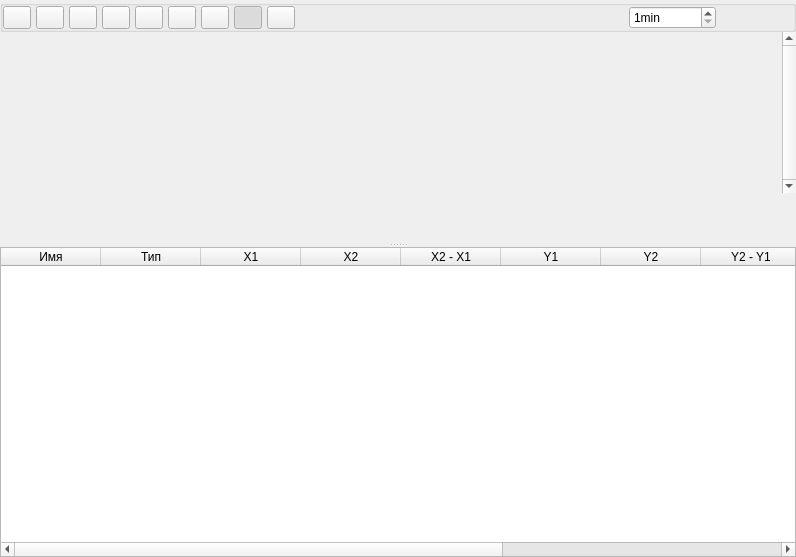
<?xml version="1.0" encoding="UTF-8"?>
<ui version="4.0">
 <class>GraphPanelWidget</class>
 <widget class="QWidget" name="GraphPanelWidget">
  <property name="geometry">
   <rect>
    <x>0</x>
    <y>0</y>
    <width>796</width>
    <height>557</height>
   </rect>
  </property>
  <property name="windowTitle">
   <string>GraphPanelWidget</string>
  </property>
  <layout class="QVBoxLayout" name="verticalLayout_4">
   <property name="spacing">
    <number>0</number>
   </property>
   <property name="leftMargin">
    <number>0</number>
   </property>
   <property name="topMargin">
    <number>0</number>
   </property>
   <property name="rightMargin">
    <number>0</number>
   </property>
   <property name="bottomMargin">
    <number>0</number>
   </property>
   <item>
    <widget class="QSplitter" name="splitter_2">
     <property name="orientation">
      <enum>Qt::Vertical</enum>
     </property>
     <widget class="QWidget" name="layoutWidget">
      <layout class="QVBoxLayout" name="verticalLayout">
       <property name="spacing">
        <number>0</number>
       </property>
       <item>
        <widget class="QGroupBox" name="groupBox">
         <property name="title">
          <string/>
         </property>
         <layout class="QHBoxLayout" name="horizontalLayout">
          <property name="spacing">
           <number>5</number>
          </property>
          <property name="leftMargin">
           <number>0</number>
          </property>
          <property name="topMargin">
           <number>0</number>
          </property>
          <property name="rightMargin">
           <number>0</number>
          </property>
          <property name="bottomMargin">
           <number>0</number>
          </property>
          <item>
           <widget class="QPushButton" name="btnResizeByAuto">
            <property name="maximumSize">
             <size>
              <width>28</width>
              <height>28</height>
             </size>
            </property>
            <property name="toolTip">
             <string>автошкала [CTRL+A]</string>
            </property>
            <property name="text">
             <string/>
            </property>
            <property name="icon">
             <iconset resource="../../SVMonitor/resources/resource.qrc">
              <normaloff>:/SVGp/images/iconResAuto.png</normaloff>:/SVGp/images/iconResAuto.png</iconset>
            </property>
            <property name="iconSize">
             <size>
              <width>23</width>
              <height>23</height>
             </size>
            </property>
            <property name="shortcut">
             <string>Ctrl+A</string>
            </property>
           </widget>
          </item>
          <item>
           <widget class="QPushButton" name="btnResizeByTime">
            <property name="maximumSize">
             <size>
              <width>28</width>
              <height>28</height>
             </size>
            </property>
            <property name="toolTip">
             <string>автошкала по времени  [CTRL+S]</string>
            </property>
            <property name="text">
             <string/>
            </property>
            <property name="icon">
             <iconset resource="../../SVMonitor/resources/resource.qrc">
              <normaloff>:/SVGp/images/iconResByTime.png</normaloff>:/SVGp/images/iconResByTime.png</iconset>
            </property>
            <property name="iconSize">
             <size>
              <width>23</width>
              <height>25</height>
             </size>
            </property>
            <property name="shortcut">
             <string>Ctrl+S</string>
            </property>
           </widget>
          </item>
          <item>
           <widget class="QPushButton" name="btnResizeByValue">
            <property name="maximumSize">
             <size>
              <width>28</width>
              <height>28</height>
             </size>
            </property>
            <property name="toolTip">
             <string>автошкала по амплитуде [CTRL+D]</string>
            </property>
            <property name="text">
             <string/>
            </property>
            <property name="icon">
             <iconset resource="../../SVMonitor/resources/resource.qrc">
              <normaloff>:/SVGp/images/iconResByValue.png</normaloff>:/SVGp/images/iconResByValue.png</iconset>
            </property>
            <property name="shortcut">
             <string>Ctrl+D</string>
            </property>
           </widget>
          </item>
          <item>
           <widget class="QPushButton" name="btnUndo">
            <property name="maximumSize">
             <size>
              <width>28</width>
              <height>28</height>
             </size>
            </property>
            <property name="toolTip">
             <string>вернуться [CTRL+Z]</string>
            </property>
            <property name="text">
             <string/>
            </property>
            <property name="icon">
             <iconset resource="../../SVMonitor/resources/resource.qrc">
              <normaloff>:/SVGp/images/bw.png</normaloff>:/SVGp/images/bw.png</iconset>
            </property>
            <property name="shortcut">
             <string>Ctrl+Z</string>
            </property>
           </widget>
          </item>
          <item>
           <widget class="QPushButton" name="btnColorUpdate">
            <property name="maximumSize">
             <size>
              <width>28</width>
              <height>28</height>
             </size>
            </property>
            <property name="toolTip">
             <string>сменить цвета  [CTRL+F]</string>
            </property>
            <property name="text">
             <string/>
            </property>
            <property name="icon">
             <iconset resource="../../SVMonitor/resources/resource.qrc">
              <normaloff>:/SVGp/images/color_wheel.png</normaloff>:/SVGp/images/color_wheel.png</iconset>
            </property>
            <property name="shortcut">
             <string>Ctrl+F</string>
            </property>
           </widget>
          </item>
          <item>
           <widget class="QPushButton" name="btnScalePos">
            <property name="maximumSize">
             <size>
              <width>28</width>
              <height>28</height>
             </size>
            </property>
            <property name="toolTip">
             <string>масштаб +</string>
            </property>
            <property name="text">
             <string/>
            </property>
            <property name="icon">
             <iconset resource="../../SVMonitor/resources/resource.qrc">
              <normaloff>:/SVGp/images/scalePos.png</normaloff>:/SVGp/images/scalePos.png</iconset>
            </property>
            <property name="iconSize">
             <size>
              <width>25</width>
              <height>25</height>
             </size>
            </property>
            <property name="shortcut">
             <string>+</string>
            </property>
            <property name="autoRepeat">
             <bool>true</bool>
            </property>
           </widget>
          </item>
          <item>
           <widget class="QPushButton" name="btnScaleNeg">
            <property name="maximumSize">
             <size>
              <width>28</width>
              <height>28</height>
             </size>
            </property>
            <property name="toolTip">
             <string>масштаб -</string>
            </property>
            <property name="text">
             <string/>
            </property>
            <property name="icon">
             <iconset resource="../../SVMonitor/resources/resource.qrc">
              <normaloff>:/SVGp/images/scaleNeg.png</normaloff>:/SVGp/images/scaleNeg.png</iconset>
            </property>
            <property name="iconSize">
             <size>
              <width>25</width>
              <height>25</height>
             </size>
            </property>
            <property name="shortcut">
             <string>-</string>
            </property>
            <property name="autoRepeat">
             <bool>true</bool>
            </property>
           </widget>
          </item>
          <item>
           <widget class="QPushButton" name="btnAScale">
            <property name="maximumSize">
             <size>
              <width>28</width>
              <height>28</height>
             </size>
            </property>
            <property name="toolTip">
             <string>автошкала [CTRL+G]</string>
            </property>
            <property name="text">
             <string/>
            </property>
            <property name="icon">
             <iconset resource="../../SVMonitor/resources/resource.qrc">
              <normaloff>:/SVGp/images/ascale.png</normaloff>:/SVGp/images/ascale.png</iconset>
            </property>
            <property name="iconSize">
             <size>
              <width>30</width>
              <height>30</height>
             </size>
            </property>
            <property name="shortcut">
             <string>Ctrl+G</string>
            </property>
            <property name="checkable">
             <bool>true</bool>
            </property>
            <property name="checked">
             <bool>true</bool>
            </property>
           </widget>
          </item>
          <item>
           <widget class="QPushButton" name="btnPlay">
            <property name="maximumSize">
             <size>
              <width>28</width>
              <height>28</height>
             </size>
            </property>
            <property name="toolTip">
             <string>старт-стоп [SPACE]</string>
            </property>
            <property name="text">
             <string/>
            </property>
            <property name="icon">
             <iconset resource="../../SVMonitor/resources/resource.qrc">
              <normaloff>:/SVGp/images/player_stop.png</normaloff>:/SVGp/images/player_stop.png</iconset>
            </property>
            <property name="iconSize">
             <size>
              <width>30</width>
              <height>30</height>
             </size>
            </property>
            <property name="shortcut">
             <string>Space</string>
            </property>
           </widget>
          </item>
          <item>
           <spacer name="horizontalSpacer_3">
            <property name="orientation">
             <enum>Qt::Horizontal</enum>
            </property>
            <property name="sizeHint" stdset="0">
             <size>
              <width>40</width>
              <height>20</height>
             </size>
            </property>
           </spacer>
          </item>
          <item>
           <widget class="QSpinBox" name="spnPeriodMin">
            <property name="toolTip">
             <string>Период времени для распределения сигнала, мин</string>
            </property>
            <property name="suffix">
             <string>min</string>
            </property>
            <property name="minimum">
             <number>1</number>
            </property>
            <property name="maximum">
             <number>1000000</number>
            </property>
           </widget>
          </item>
          <item>
           <spacer name="horizontalSpacer_4">
            <property name="orientation">
             <enum>Qt::Horizontal</enum>
            </property>
            <property name="sizeType">
             <enum>QSizePolicy::Fixed</enum>
            </property>
            <property name="sizeHint" stdset="0">
             <size>
              <width>40</width>
              <height>20</height>
             </size>
            </property>
           </spacer>
          </item>
          <item>
           <widget class="QLabel" name="label">
            <property name="maximumSize">
             <size>
              <width>100</width>
              <height>28</height>
             </size>
            </property>
            <property name="text">
             <string/>
            </property>
            <property name="pixmap">
             <pixmap resource="../../SVMonitor/resources/resource.qrc">:/SVGp/images/SVLabel.png</pixmap>
            </property>
            <property name="scaledContents">
             <bool>true</bool>
            </property>
           </widget>
          </item>
          <item>
           <spacer name="horizontalSpacer_5">
            <property name="orientation">
             <enum>Qt::Horizontal</enum>
            </property>
            <property name="sizeType">
             <enum>QSizePolicy::Fixed</enum>
            </property>
            <property name="sizeHint" stdset="0">
             <size>
              <width>25</width>
              <height>20</height>
             </size>
            </property>
           </spacer>
          </item>
         </layout>
        </widget>
       </item>
       <item>
        <widget class="QScrollArea" name="scrollArea">
         <property name="acceptDrops">
          <bool>true</bool>
         </property>
         <property name="frameShape">
          <enum>QFrame::NoFrame</enum>
         </property>
         <property name="verticalScrollBarPolicy">
          <enum>Qt::ScrollBarAlwaysOn</enum>
         </property>
         <property name="widgetResizable">
          <bool>true</bool>
         </property>
         <widget class="QWidget" name="scrollAreaWidgetContents">
          <property name="geometry">
           <rect>
            <x>0</x>
            <y>0</y>
            <width>780</width>
            <height>160</height>
           </rect>
          </property>
          <layout class="QVBoxLayout" name="verticalLayout_3">
           <property name="leftMargin">
            <number>0</number>
           </property>
           <property name="topMargin">
            <number>0</number>
           </property>
           <property name="rightMargin">
            <number>0</number>
           </property>
          </layout>
         </widget>
        </widget>
       </item>
       <item>
        <layout class="QHBoxLayout" name="horizontalLayout_2">
         <property name="spacing">
          <number>0</number>
         </property>
         <item>
          <spacer name="horizontalSpacer">
           <property name="orientation">
            <enum>Qt::Horizontal</enum>
           </property>
           <property name="sizeType">
            <enum>QSizePolicy::Fixed</enum>
           </property>
           <property name="sizeHint" stdset="0">
            <size>
             <width>66</width>
             <height>50</height>
            </size>
           </property>
          </spacer>
         </item>
         <item>
          <widget class="AxisTimeWidget" name="axisTime" native="true">
           <property name="minimumSize">
            <size>
             <width>50</width>
             <height>50</height>
            </size>
           </property>
           <property name="maximumSize">
            <size>
             <width>16777215</width>
             <height>50</height>
            </size>
           </property>
          </widget>
         </item>
         <item>
          <spacer name="horizontalSpacer_2">
           <property name="orientation">
            <enum>Qt::Horizontal</enum>
           </property>
           <property name="sizeType">
            <enum>QSizePolicy::Fixed</enum>
           </property>
           <property name="sizeHint" stdset="0">
            <size>
             <width>25</width>
             <height>20</height>
            </size>
           </property>
          </spacer>
         </item>
        </layout>
       </item>
      </layout>
     </widget>
     <widget class="QTableWidget" name="tblValues">
      <property name="sizePolicy">
       <sizepolicy hsizetype="Preferred" vsizetype="Preferred">
        <horstretch>0</horstretch>
        <verstretch>0</verstretch>
       </sizepolicy>
      </property>
      <property name="rowCount">
       <number>0</number>
      </property>
      <column>
       <property name="text">
        <string>Имя</string>
       </property>
      </column>
      <column>
       <property name="text">
        <string>Тип</string>
       </property>
      </column>
      <column>
       <property name="text">
        <string>X1</string>
       </property>
      </column>
      <column>
       <property name="text">
        <string>X2</string>
       </property>
      </column>
      <column>
       <property name="text">
        <string>X2 - X1</string>
       </property>
      </column>
      <column>
       <property name="text">
        <string>Y1</string>
       </property>
      </column>
      <column>
       <property name="text">
        <string>Y2</string>
       </property>
      </column>
      <column>
       <property name="text">
        <string>Y2 - Y1</string>
       </property>
      </column>
      <column>
       <property name="text">
        <string>MIN</string>
       </property>
      </column>
      <column>
       <property name="text">
        <string>AVR</string>
       </property>
      </column>
      <column>
       <property name="text">
        <string>MAX</string>
       </property>
      </column>
     </widget>
    </widget>
   </item>
  </layout>
 </widget>
 <customwidgets>
  <customwidget>
   <class>AxisTimeWidget</class>
   <extends>QWidget</extends>
   <header>src/axis_time_widget.h</header>
   <container>1</container>
  </customwidget>
 </customwidgets>
 <resources>
  <include location="../../SVMonitor/resources/resource.qrc"/>
 </resources>
 <connections/>
</ui>
